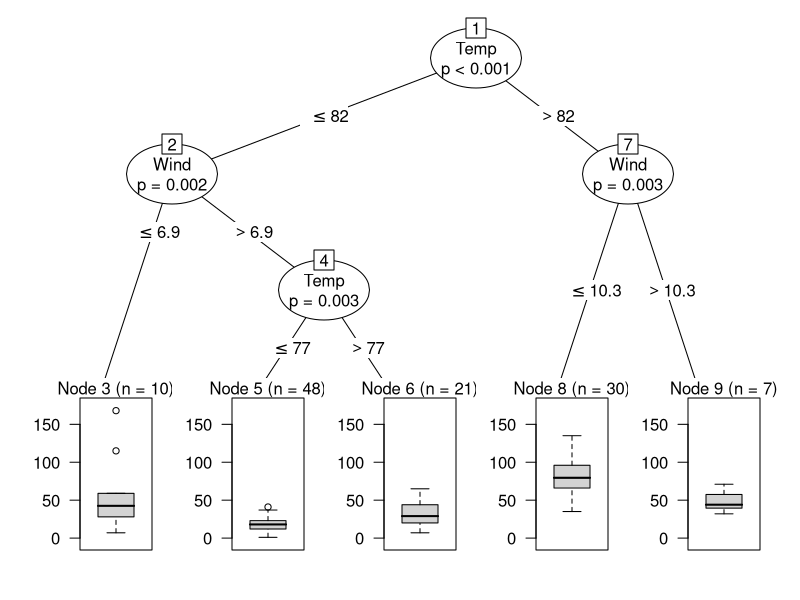
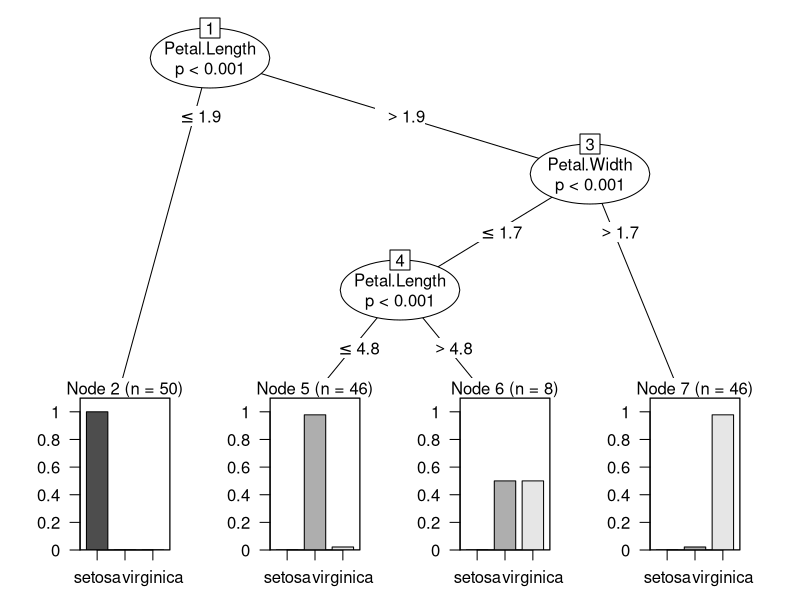
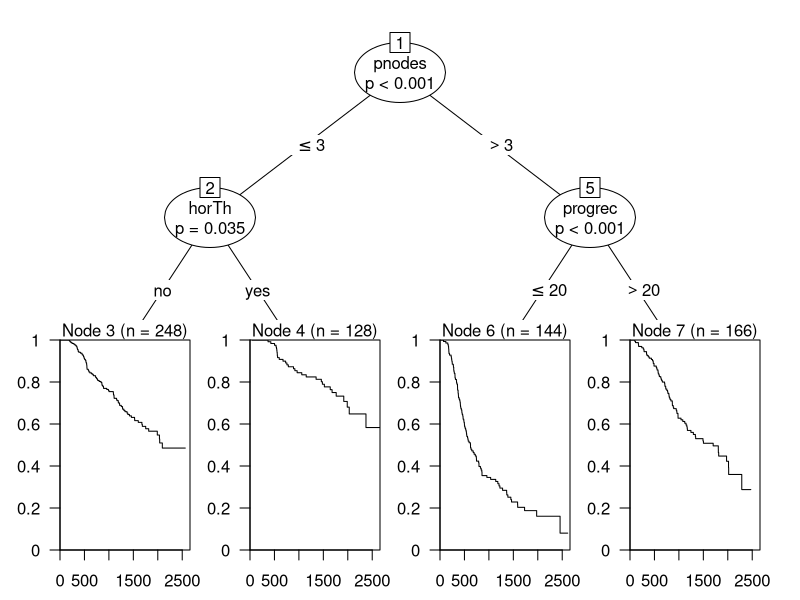
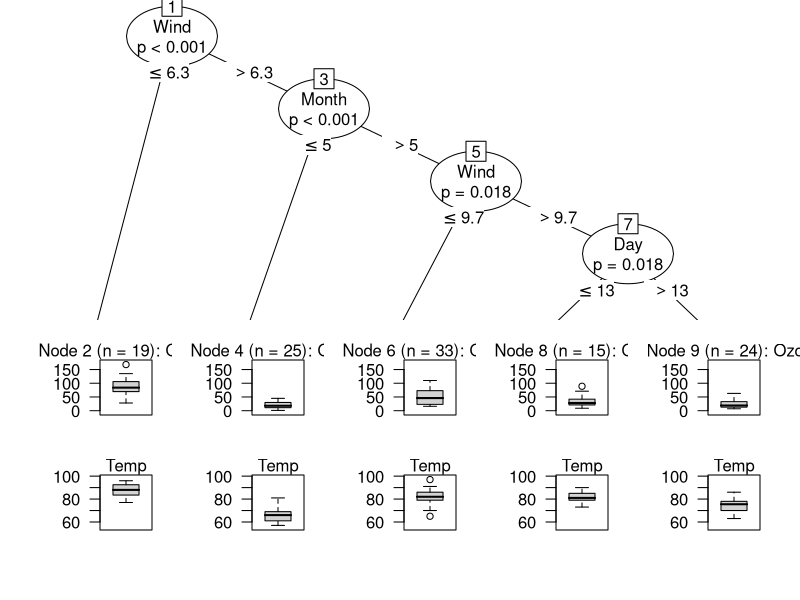

Recreate these plots in R, in order.
library(partykit)


### Name: ctree
### Title: Conditional Inference Trees
### Aliases: ctree sctest.constparty
### Keywords: tree

### ** Examples

### regression
airq <- subset(airquality, !is.na(Ozone))
airct <- ctree(Ozone ~ ., data = airq)
airct
plot(airct)
mean((airq$Ozone - predict(airct))^2)

### classification
irisct <- ctree(Species ~ .,data = iris)
irisct
plot(irisct)
table(predict(irisct), iris$Species)

### estimated class probabilities, a list
tr <- predict(irisct, newdata = iris[1:10,], type = "prob")

### survival analysis
if (require("TH.data") && require("survival") && 
    require("coin") && require("Formula")) {

  data("GBSG2", package = "TH.data")
  (GBSG2ct <- ctree(Surv(time, cens) ~ ., data = GBSG2))
  predict(GBSG2ct, newdata = GBSG2[1:2,], type = "response")	  
  plot(GBSG2ct)

  ### with weight-dependent log-rank scores
  ### log-rank trafo for observations in this node only (= weights > 0)
  h <- function(y, x, start = NULL, weights, offset, estfun = TRUE, object = FALSE, ...) {
      if (is.null(weights)) weights <- rep(1, NROW(y))
      s <- logrank_trafo(y[weights > 0,,drop = FALSE])
      r <- rep(0, length(weights))
      r[weights > 0] <- s
      list(estfun = matrix(as.double(r), ncol = 1), converged = TRUE)
  }

  ### very much the same tree
  (ctree(Surv(time, cens) ~ ., data = GBSG2, ytrafo = h))
}

### multivariate responses
airct2 <- ctree(Ozone + Temp ~ ., data = airq)
airct2
plot(airct2)
